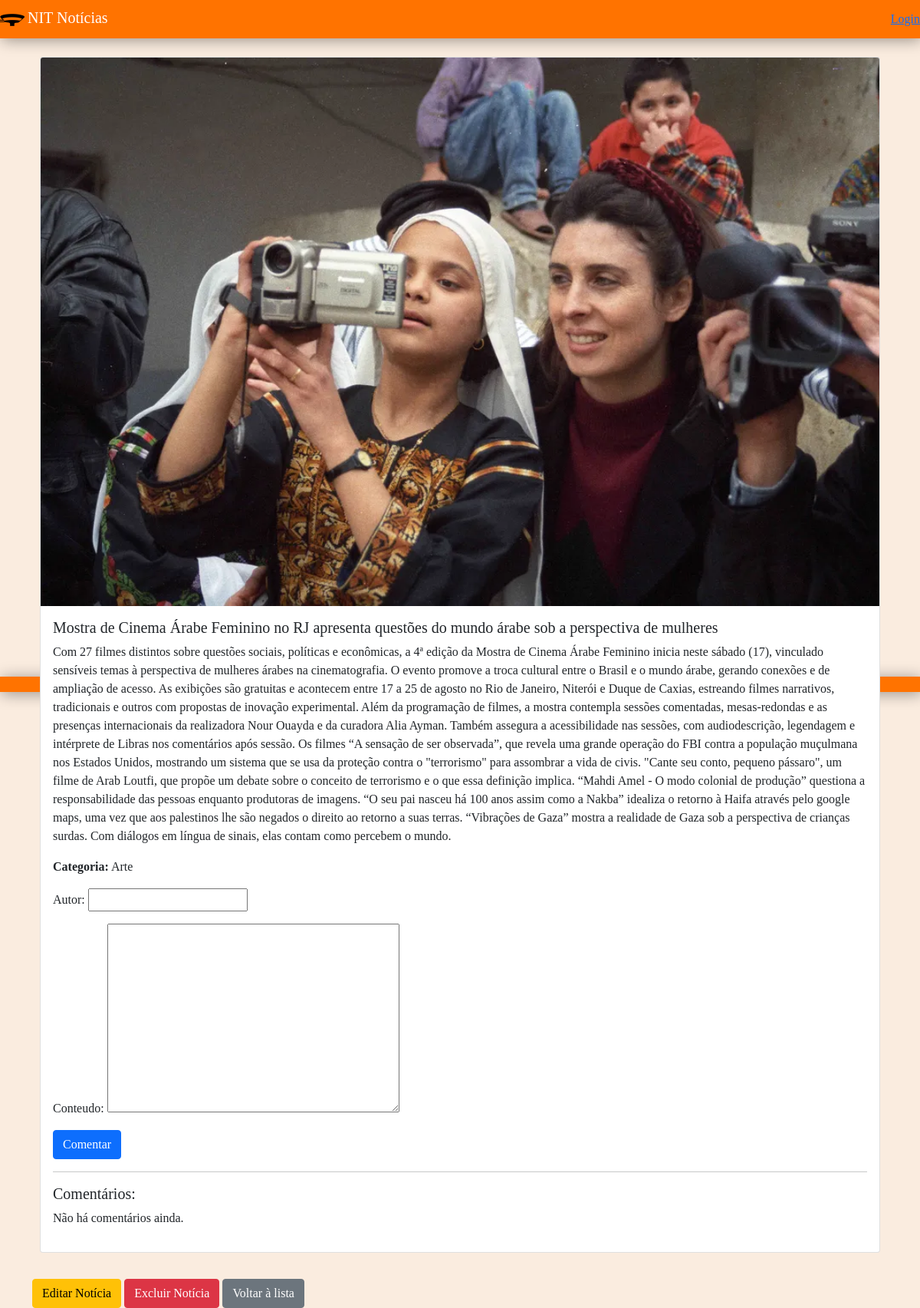
The page /noticia/11/detail on the database its author committed.
### noticias/models.py (models this page shows, shortened)
class Noticia(models.Model):
    CATEGORIAS = [
        ('POLITICA', 'Política'),
        ('ARTE', 'Arte'),
        ('MEIO_AMBIENTE', 'Meio Ambiente'),
        ('TIROTEIO', 'Tiroteio'),
        ('ACIDENTE', 'Acidente'),
        ('ROCK_IN_RIO', 'Rock in Rio'),
        ('FUTEBOL', 'Futebol'),
        ('ESPORTES','Esportes'),
        ('OUTROS', 'Outros'),
    ]
    titulo = models.CharField(max_length=200)
    resumo = models.TextField()
    conteudo = models.TextField()
    imagem = models.ImageField(upload_to='noticias/')
    categoria = models.CharField(max_length=50, choices=CATEGORIAS)
    data_publicacao = models.DateTimeField(auto_now_add=True)

### noticias/views.py (the view, shortened to what this page needs)
# urls.py: path('noticia/<int:pk>/detail', NoticiaDetailView.as_view(), name='noticia_detail'),
class NoticiaDetailView(DetailView):
    model = Noticia
    template_name = 'noticias/noticia_detail.html'
    context_object_name = 'noticia'
    def get_context_data(self, **kwargs):
        context = super().get_context_data(**kwargs)
        context['comentarios'] = self.object.comentarios.all()  # Pega todos os comentários associados à notícia
        context['comentario_form'] = ComentarioForm()  # Adiciona o formulário de comentário ao contexto
        return context

### noticias/forms.py
class ComentarioForm(forms.ModelForm):
    class Meta:
        model = Comentario
        fields = ['autor', 'conteudo']

### noticias/templates/noticias/noticia_detail.html (shortened to what this page needs)
{% extends 'base.html'%}
{% block content %}
    <div class="container mt-4">
        <div class="card">
            <img src="{{ noticia.imagem.url }}" class="card-img-top" alt="{{ noticia.titulo }}">
            <div class="card-body">
                <h5 class="card-title">{{ noticia.titulo }}</h5>
                <p class="card-text">{{ noticia.conteudo }}</p>
                <p><strong>Categoria:</strong> {{ noticia.get_categoria_display }}</p>
                <form method="post" action="{% url 'noticia_detail' noticia.pk %}">
                    {{ comentario_form.as_p }}
                    <button type="submit" class="btn btn-primary">Comentar</button>
                </form>
                <hr>
                <h5>Comentários:</h5>
                {% for comentario in comentarios %}
                    <div class="card mt-2">
                        <div class="card-body">
                            <p><strong>{{ comentario.autor }}</strong> - {{ comentario.data_comentario }}</p>
                            <p>{{ comentario.conteudo }}</p>
                        </div>
                    </div>
                {% empty %}
                    <p>Não há comentários ainda.</p>
                {% endfor %}
            </div>
        </div>
        <a class="btn btn-warning mt-4" href="{% url 'noticia_edit' noticia.pk %}">Editar Notícia</a>
        <a class="btn btn-danger mt-4" href="{% url 'noticia_delete' noticia.pk %}">Excluir Notícia</a>
        <a class="btn btn-secondary mt-4" href="{% url 'noticia_list' %}">Voltar à lista</a>
    </div>
{% endblock %}

### noticias/templates/base.html (style rules this page uses)
body { font-family: 'Times New Roman', serif; background-color: #faecdf; }
.card { margin: 10px; }

### rows shown on the page
Noticia: imagem (picture), titulo "Mostra de Cinema Árabe Feminino no RJ apresenta questões do mundo árabe sob a perspectiva de mulheres", conteudo "Com 27 filmes distintos sobre questões sociais, políticas e econômicas, a 4ª edição da Mostra de Cinema Árabe Feminino inicia neste sábado (17), vinculado sensíveis temas à perspectiva de mulheres árabes na cinematografia. O evento promove a troca cultural entre o Brasil e o mundo árabe, gerando conexões e de ampliação de acesso. As exibições são gratuitas e acontecem entre 17 a 25 de agosto no Rio de Janeiro, Niterói e Duque de Caxias, estreando filmes narrativos, tradicionais e outros com propostas de inovação experimental. Além da programação de filmes, a mostra contempla sessões comentadas, mesas-redondas e as presenças internacionais da realizadora Nour Ouayda e da curadora Alia Ayman.…", categoria "Arte"
